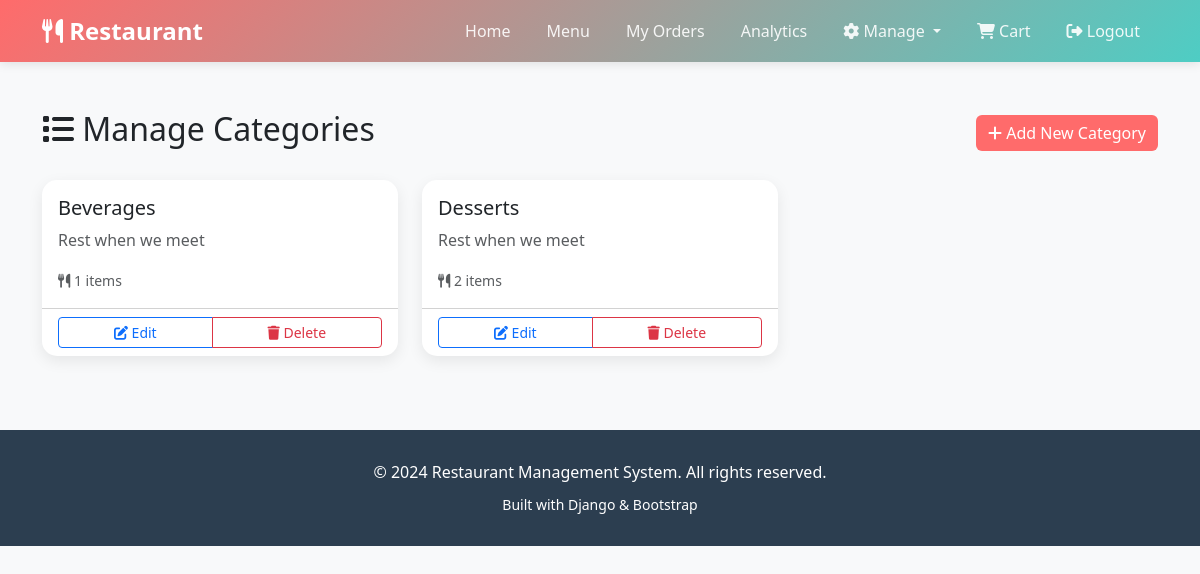
The app's page /manage/categories/ (signed in) with its own data.
### restaurant/models.py (models this page shows, shortened)
class Category(models.Model):
    name = models.CharField(max_length=100)
    description = models.TextField(blank=True)
    created_at = models.DateTimeField(auto_now_add=True)
    class Meta:
        verbose_name_plural = "Categories"
        ordering = ['name']

### restaurant/views.py (the view)
# urls.py: path('manage/categories/', views.category_list, name='category_list'),
@staff_member_required
def category_list(request):
    categories = Category.objects.all()
    return render(request, 'restaurant/category_list.html', {'categories': categories})

### restaurant/templates/restaurant/category_list.html (shortened to what this page needs)
{% extends 'restaurant/base.html' %}
{% block content %}
<div class="container my-5">
    <div class="d-flex justify-content-between align-items-center mb-4">
        <h2>
            <i class="fas fa-list"></i> Manage Categories
        </h2>
        <a href="{% url 'category_add' %}" class="btn btn-primary">
            <i class="fas fa-plus"></i> Add New Category
        </a>
    </div>
    {% if categories %}
    <div class="row">
        {% for category in categories %}
        <div class="col-md-6 col-lg-4 mb-4">
            <div class="card h-100">
                <div class="card-body">
                    <h5 class="card-title">{{ category.name }}</h5>
                    <p class="card-text text-muted">{{ category.description|truncatewords:20 }}</p>
                    <p class="text-muted mb-0">
                        <small><i class="fas fa-utensils"></i> {{ category.items.count }} items</small>
                    </p>
                </div>
                <div class="card-footer bg-transparent">
                    <div class="btn-group w-100" role="group">
                        <a href="{% url 'category_edit' category.id %}" class="btn btn-sm btn-outline-primary">
                            <i class="fas fa-edit"></i> Edit
                        </a>
                        <a href="{% url 'category_delete' category.id %}" class="btn btn-sm btn-outline-danger">
                            <i class="fas fa-trash"></i> Delete
                        </a>
                    </div>
                </div>
            </div>
        </div>
        {% endfor %}
    </div>
    {% endif %}
</div>
{% endblock %}

### restaurant/templates/restaurant/base.html (style rules this page uses)
:root { --primary-color: #FF6B6B; --secondary-color: #4ECDC4; --dark-color: #2C3E50; --light-bg: #F8F9FA; }
body { font-family: 'Segoe UI', Tahoma, Geneva, Verdana, sans-serif; background-color: var(--light-bg); }
.btn-primary { background: var(--primary-color); border: none; transition: all 0.3s; }
.card { border: none; border-radius: 15px; box-shadow: 0 5px 15px rgba(0,0,0,0.08); transition: all 0.3s; }

### records on screen
Category: name "Beverages", description "Rest when we meet", items.count "1"
Category: name "Desserts", description "Rest when we meet", items.count "2"
